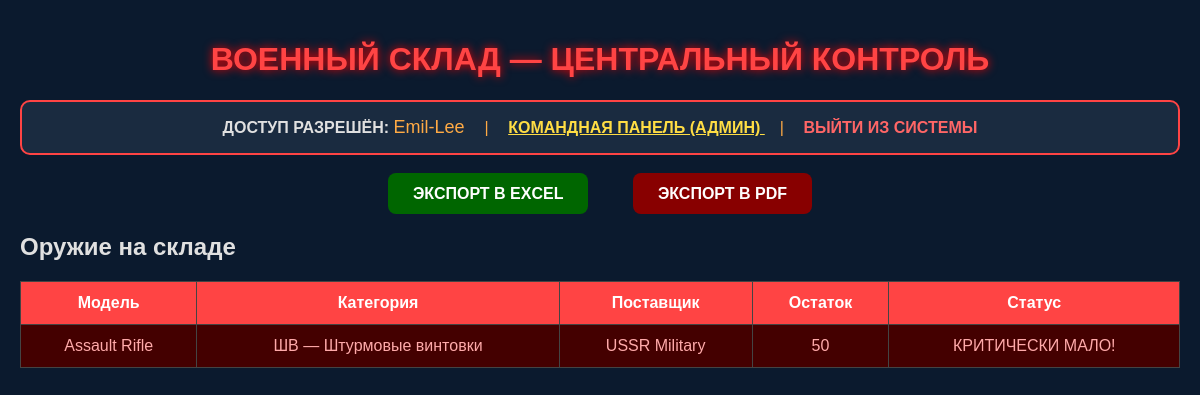
Page / (signed in) on the earlier database version.
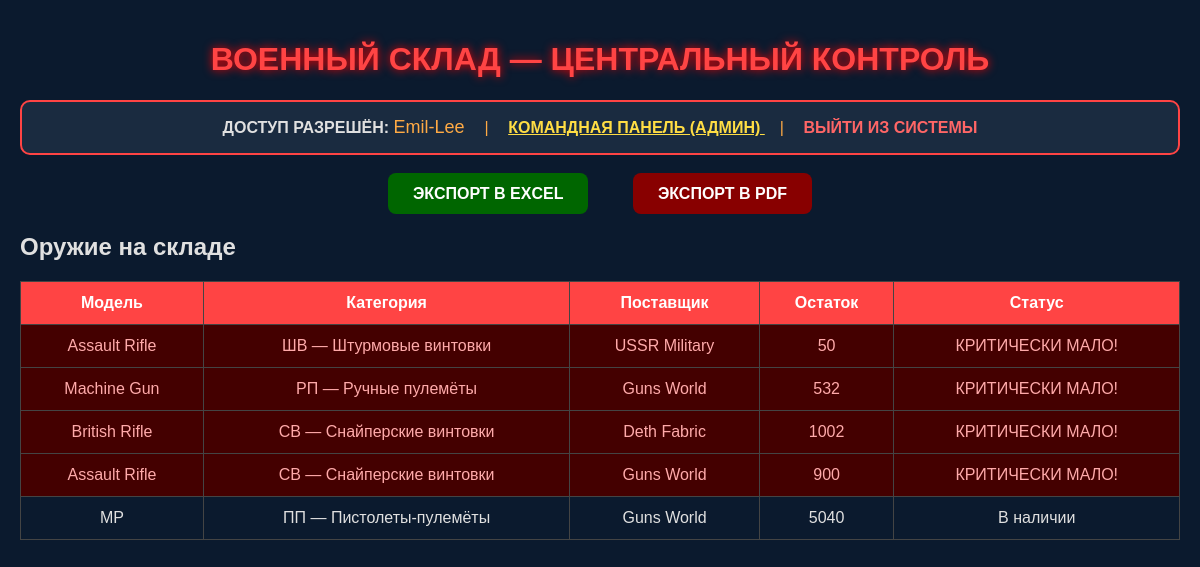
Same page on the later database version.
### warehouse/models.py (models this page shows, shortened)
class Weapon(models.Model):
    name = models.CharField(max_length=100)
    model = models.CharField(max_length=50)  # Например: АК-74, M16A4
    category = models.ForeignKey(WeaponCategory, on_delete=models.CASCADE)
    supplier = models.ForeignKey(Supplier, on_delete=models.SET_NULL, null=True, blank=True)
    quantity = models.PositiveIntegerField(default=0, verbose_name="Остаток на складе")
    critical_threshold = models.PositiveIntegerField(default=5000, help_text="При каком остатке слать тревогу")
    class Meta:
        verbose_name = "Оружие"
        verbose_name_plural = "Оружие"

class WeaponCategory(models.Model):
    CATEGORY_CHOICES = [
        ('ШВ', 'Штурмовые винтовки'),
        ('ПП', 'Пистолеты-пулемёты'),
        ('РП', 'Ручные пулемёты'),
        ('СВ', 'Снайперские винтовки'),
    ]
    code = models.CharField(max_length=2, choices=CATEGORY_CHOICES, unique=True)
    name = models.CharField(max_length=50)
    def __str__(self):
        return f"{self.code} — {self.name}"
    class Meta:
        verbose_name = "Категория оружия"
        verbose_name_plural = "Категории оружия"

class Supplier(models.Model):
    name = models.CharField(max_length=100, unique=True)
    country = models.CharField(max_length=50, blank=True)
    contact_email = models.EmailField(blank=True)
    def __str__(self):
        return self.name
    class Meta:
        verbose_name = "Поставщик"
        verbose_name_plural = "Поставщики"

### warehouse/views.py (the view)
# urls.py: path('', views.dashboard, name='dashboard'),
@login_required(login_url='/login/')
def dashboard(request):
    weapons = Weapon.objects.all()
    ammo = Ammunition.objects.first() or Ammunition.objects.create(quantity=400000)
    critical_weapons = weapons.filter(quantity__lte=F('critical_threshold'))
    total_weapons = weapons.aggregate(total=Sum('quantity'))['total'] or 0
    context = {
        'weapons': weapons,
        'ammo': ammo,
        'critical_weapons': critical_weapons,
        'total_weapons': total_weapons,
    }
    return render(request, 'warehouse/dashboard.html', context)

### templates/warehouse/dashboard.html (shortened to what this page needs)
<!DOCTYPE html>
<html lang="ru">
<head>
</head>
<body>
<div class="container">
    <h1>ВОЕННЫЙ СКЛАД — ЦЕНТРАЛЬНЫЙ КОНТРОЛЬ</h1>
    <div style="text-align:center; margin: 20px 0; padding: 15px; background: #1a2b40; border-radius: 10px; border: 2px solid #ff4444;">
    <strong>ДОСТУП РАЗРЕШЁН:</strong>
    <span style="color:#ffaa44; font-size:18px;">
        {{ user.get_full_name|default:user.username }}
    </span>
    {% if user.is_staff or user.is_superuser %}
        <span style="margin:0 15px; color:#ffaa44;">|</span>
        <a href="/admin/" style="color:#ffdd44; font-weight:bold; text-decoration:underline;">
            КОМАНДНАЯ ПАНЕЛЬ (АДМИН)
        </a>
    {% endif %}
    <span style="margin:0 15px; color:#ffaa44;">|</span>
    <form action="{% url 'logout' %}" method="post" style="display:inline;">
    <button type="submit" style="background:none; border:none; cursor:pointer; color:#ff6666; font-weight:bold; font-size:16px; padding:0; text-transform:uppercase;">
        ВЫЙТИ ИЗ СИСТЕМЫ
    </button>
</form>
</div>
<div style="text-align:center; margin: 30px 0;">
    <a href="{% url 'export_excel' %}" style="margin: 0 20px; padding: 12px 25px; background: #006600; color: white; text-decoration: none; border-radius: 8px; font-weight: bold;">ЭКСПОРТ В EXCEL</a>
    <a href="{% url 'export_pdf' %}" style="margin: 0 20px; padding: 12px 25px; background: #880000; color: white; text-decoration: none; border-radius: 8px; font-weight: bold;">ЭКСПОРТ В PDF</a>
</div>
    <h2>Оружие на складе</h2>
    <table>
        <tr>
            <th>Модель</th>
            <th>Категория</th>
            <th>Поставщик</th>
            <th>Остаток</th>
            <th>Статус</th>
        </tr>
        {% for w in weapons %}
        <tr {% if w.quantity <= w.critical_threshold %}class="critical-row"{% endif %}>
            <td>{{ w.model }}</td>
            <td>{{ w.category }}</td>
            <td>{{ w.supplier|default:"—" }}</td>
            <td>{{ w.quantity }}</td>
            <td>
                {% if w.quantity == 0 %}НЕТ
                {% elif w.quantity <= w.critical_threshold %}КРИТИЧЕСКИ МАЛО!
                {% else %}В наличии{% endif %}
            </td>
        </tr>
        {% endfor %}
    </table>
</div>
</body>
</html>

### templates/warehouse/dashboard.html (style rules this page uses)
body { font-family: Arial, sans-serif; background: #0b1a2e; color: #e0e0e0; margin: 0; padding: 20px; }
h1 { color: #ff4444; text-align: center; text-shadow: 0 0 10px #ff0000; }
.container { max-width: 1200px; margin: 0 auto; }
table { width: 100%; border-collapse: collapse; margin-top: 20px; }
th, td { padding: 12px; border: 1px solid #444; text-align: center; }
th { background: #ff4444; color: white; }
.critical-row { background: #440000 !important; color: #ffaaaa; }
a { color: #ff8844; text-decoration: none; font-weight: bold; }

Differences in the rows shown:
added Weapon: model "Machine Gun", category "РП — Ручные пулемёты", supplier "Guns World", quantity "532", critical_threshold "КРИТИЧЕСКИ МАЛО!"
added Weapon: model "British Rifle", category "СВ — Снайперские винтовки", supplier "Deth Fabric", quantity "1002", critical_threshold "КРИТИЧЕСКИ МАЛО!"
added Weapon: model "Assault Rifle", category "СВ — Снайперские винтовки", supplier "Guns World", quantity "900", critical_threshold "КРИТИЧЕСКИ МАЛО!"
added Weapon: model "MP", category "ПП — Пистолеты-пулемёты", supplier "Guns World", quantity "5040", critical_threshold "В наличии"
